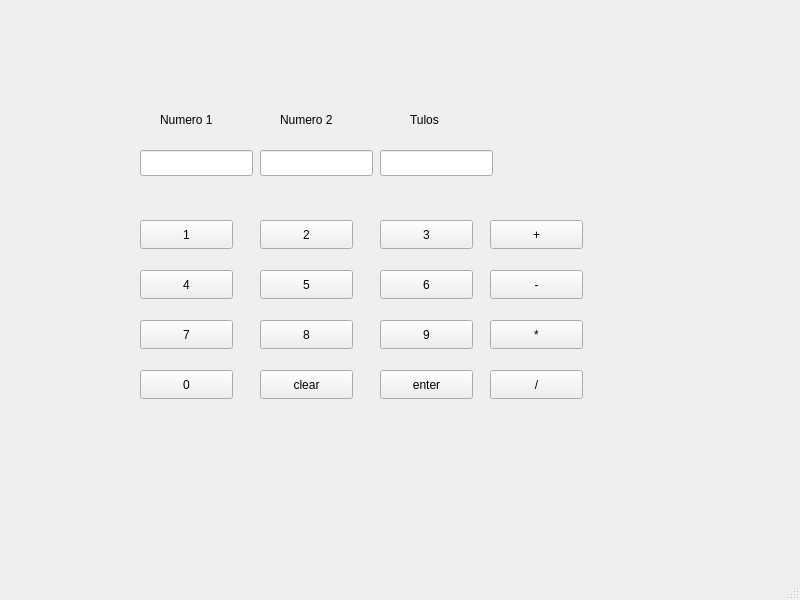
<?xml version="1.0" encoding="UTF-8"?>
<ui version="4.0">
 <class>MainWindow</class>
 <widget class="QMainWindow" name="MainWindow">
  <property name="geometry">
   <rect>
    <x>0</x>
    <y>0</y>
    <width>800</width>
    <height>600</height>
   </rect>
  </property>
  <property name="windowTitle">
   <string>MainWindow</string>
  </property>
  <widget class="QWidget" name="centralwidget">
   <widget class="QLabel" name="num1otsikko">
    <property name="geometry">
     <rect>
      <x>160</x>
      <y>110</y>
      <width>71</width>
      <height>20</height>
     </rect>
    </property>
    <property name="text">
     <string>Numero 1</string>
    </property>
   </widget>
   <widget class="QLabel" name="num2otsikko">
    <property name="geometry">
     <rect>
      <x>280</x>
      <y>110</y>
      <width>71</width>
      <height>20</height>
     </rect>
    </property>
    <property name="text">
     <string>Numero 2</string>
    </property>
   </widget>
   <widget class="QLabel" name="tulosotsikko">
    <property name="geometry">
     <rect>
      <x>410</x>
      <y>110</y>
      <width>63</width>
      <height>20</height>
     </rect>
    </property>
    <property name="text">
     <string>Tulos</string>
    </property>
   </widget>
   <widget class="QLineEdit" name="num1kentta">
    <property name="geometry">
     <rect>
      <x>140</x>
      <y>150</y>
      <width>113</width>
      <height>26</height>
     </rect>
    </property>
   </widget>
   <widget class="QLineEdit" name="num2kentta">
    <property name="geometry">
     <rect>
      <x>260</x>
      <y>150</y>
      <width>113</width>
      <height>26</height>
     </rect>
    </property>
   </widget>
   <widget class="QLineEdit" name="tuloskentta">
    <property name="geometry">
     <rect>
      <x>380</x>
      <y>150</y>
      <width>113</width>
      <height>26</height>
     </rect>
    </property>
   </widget>
   <widget class="QPushButton" name="n1">
    <property name="geometry">
     <rect>
      <x>140</x>
      <y>220</y>
      <width>93</width>
      <height>29</height>
     </rect>
    </property>
    <property name="text">
     <string>1</string>
    </property>
   </widget>
   <widget class="QPushButton" name="n2">
    <property name="geometry">
     <rect>
      <x>260</x>
      <y>220</y>
      <width>93</width>
      <height>29</height>
     </rect>
    </property>
    <property name="text">
     <string>2</string>
    </property>
   </widget>
   <widget class="QPushButton" name="n3">
    <property name="geometry">
     <rect>
      <x>380</x>
      <y>220</y>
      <width>93</width>
      <height>29</height>
     </rect>
    </property>
    <property name="text">
     <string>3</string>
    </property>
   </widget>
   <widget class="QPushButton" name="summa">
    <property name="geometry">
     <rect>
      <x>490</x>
      <y>220</y>
      <width>93</width>
      <height>29</height>
     </rect>
    </property>
    <property name="text">
     <string>+</string>
    </property>
   </widget>
   <widget class="QPushButton" name="n4">
    <property name="geometry">
     <rect>
      <x>140</x>
      <y>270</y>
      <width>93</width>
      <height>29</height>
     </rect>
    </property>
    <property name="text">
     <string>4</string>
    </property>
   </widget>
   <widget class="QPushButton" name="n5">
    <property name="geometry">
     <rect>
      <x>260</x>
      <y>270</y>
      <width>93</width>
      <height>29</height>
     </rect>
    </property>
    <property name="text">
     <string>5</string>
    </property>
   </widget>
   <widget class="QPushButton" name="n6">
    <property name="geometry">
     <rect>
      <x>380</x>
      <y>270</y>
      <width>93</width>
      <height>29</height>
     </rect>
    </property>
    <property name="text">
     <string>6</string>
    </property>
   </widget>
   <widget class="QPushButton" name="erotus">
    <property name="geometry">
     <rect>
      <x>490</x>
      <y>270</y>
      <width>93</width>
      <height>29</height>
     </rect>
    </property>
    <property name="text">
     <string>-</string>
    </property>
   </widget>
   <widget class="QPushButton" name="n7">
    <property name="geometry">
     <rect>
      <x>140</x>
      <y>320</y>
      <width>93</width>
      <height>29</height>
     </rect>
    </property>
    <property name="text">
     <string>7</string>
    </property>
   </widget>
   <widget class="QPushButton" name="n8">
    <property name="geometry">
     <rect>
      <x>260</x>
      <y>320</y>
      <width>93</width>
      <height>29</height>
     </rect>
    </property>
    <property name="text">
     <string>8</string>
    </property>
   </widget>
   <widget class="QPushButton" name="n9">
    <property name="geometry">
     <rect>
      <x>380</x>
      <y>320</y>
      <width>93</width>
      <height>29</height>
     </rect>
    </property>
    <property name="text">
     <string>9</string>
    </property>
   </widget>
   <widget class="QPushButton" name="tulo">
    <property name="geometry">
     <rect>
      <x>490</x>
      <y>320</y>
      <width>93</width>
      <height>29</height>
     </rect>
    </property>
    <property name="text">
     <string>*</string>
    </property>
   </widget>
   <widget class="QPushButton" name="n0">
    <property name="geometry">
     <rect>
      <x>140</x>
      <y>370</y>
      <width>93</width>
      <height>29</height>
     </rect>
    </property>
    <property name="text">
     <string>0</string>
    </property>
   </widget>
   <widget class="QPushButton" name="nollaa">
    <property name="geometry">
     <rect>
      <x>260</x>
      <y>370</y>
      <width>93</width>
      <height>29</height>
     </rect>
    </property>
    <property name="text">
     <string>clear</string>
    </property>
   </widget>
   <widget class="QPushButton" name="laske">
    <property name="geometry">
     <rect>
      <x>380</x>
      <y>370</y>
      <width>93</width>
      <height>29</height>
     </rect>
    </property>
    <property name="text">
     <string>enter</string>
    </property>
   </widget>
   <widget class="QPushButton" name="osamaara">
    <property name="geometry">
     <rect>
      <x>490</x>
      <y>370</y>
      <width>93</width>
      <height>29</height>
     </rect>
    </property>
    <property name="text">
     <string>/</string>
    </property>
   </widget>
  </widget>
  <widget class="QMenuBar" name="menubar">
   <property name="geometry">
    <rect>
     <x>0</x>
     <y>0</y>
     <width>800</width>
     <height>26</height>
    </rect>
   </property>
  </widget>
  <widget class="QStatusBar" name="statusbar"/>
 </widget>
 <resources/>
 <connections/>
</ui>
